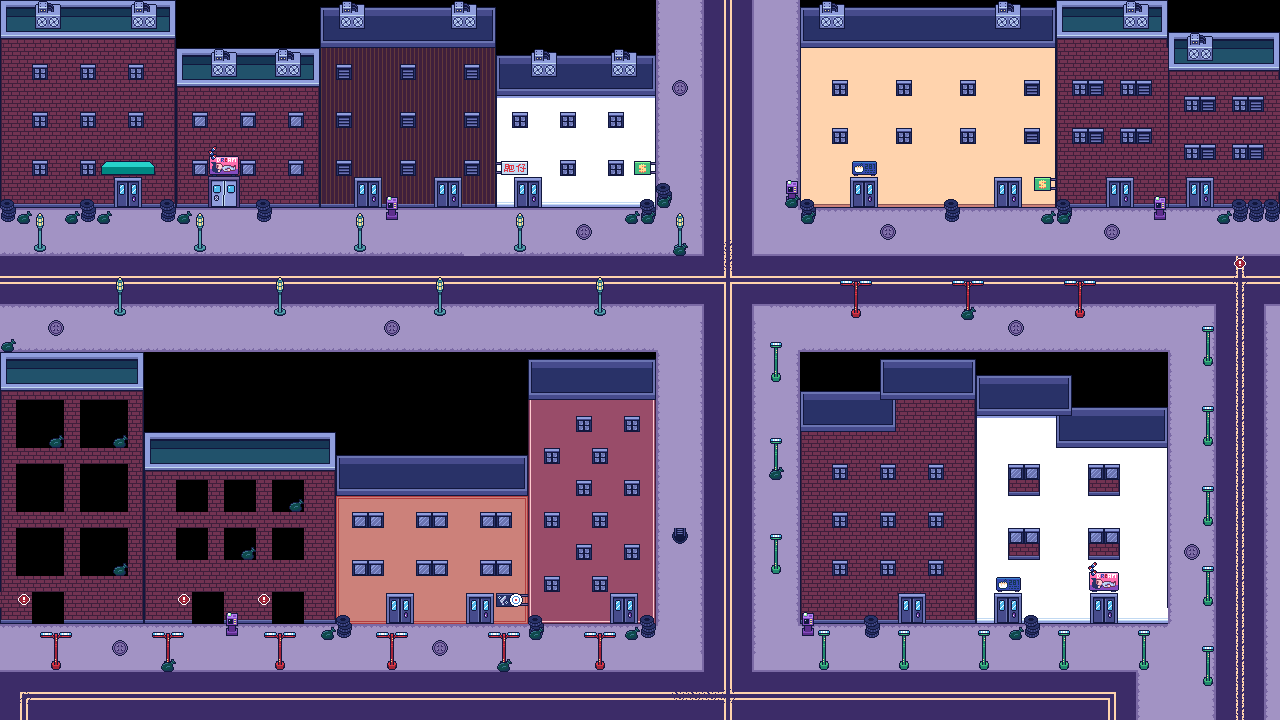

A level layout from a 2D game, rendered from its tile map. Below: a short description, then the map file with tile-grid data replaced by summaries:
An orthogonal 80x45 tile map with 16x16 px tiles, 5 tile layers (road, builds, windows, collis, ...), 3 tilesets.

<map version="1.10" tiledversion="1.11.2" orientation="orthogonal" renderorder="right-down" width="80" height="45" tilewidth="16" tileheight="16" infinite="0" nextlayerid="6" nextobjectid="1">
 <tileset firstgid="1" source="streetstilesetDEMO.tsx" />
 <tileset firstgid="129" source="demoA5.tsx" />
 <tileset firstgid="257" source="apartmentA5demo.tsx" />
 <layer id="1" name="road" width="80" height="45">
  <data>[3600 cells, 1589 non-empty, 26 distinct tile ids]</data>
 </layer>
 <layer id="2" name="builds" width="80" height="45">
  <properties>
   <property name="blocked" type="bool" value="true" />
  </properties>
  <data>[3600 cells, 2210 non-empty, 68 distinct tile ids]</data>
 </layer>
 <layer id="4" name="windows" width="80" height="45">
  <data>[3600 cells, 330 non-empty, 35 distinct tile ids]</data>
 </layer>
 <layer id="3" name="collis" width="80" height="45">
  <properties>
   <property name="blocked" type="bool" value="false" />
  </properties>
  <data>[3600 cells, 209 non-empty, 28 distinct tile ids]</data>
 </layer>
 <layer id="5" name="plusdesign" width="80" height="45">
  <data>[3600 cells, 17 non-empty, 1 distinct tile ids]</data>
 </layer>
</map>
